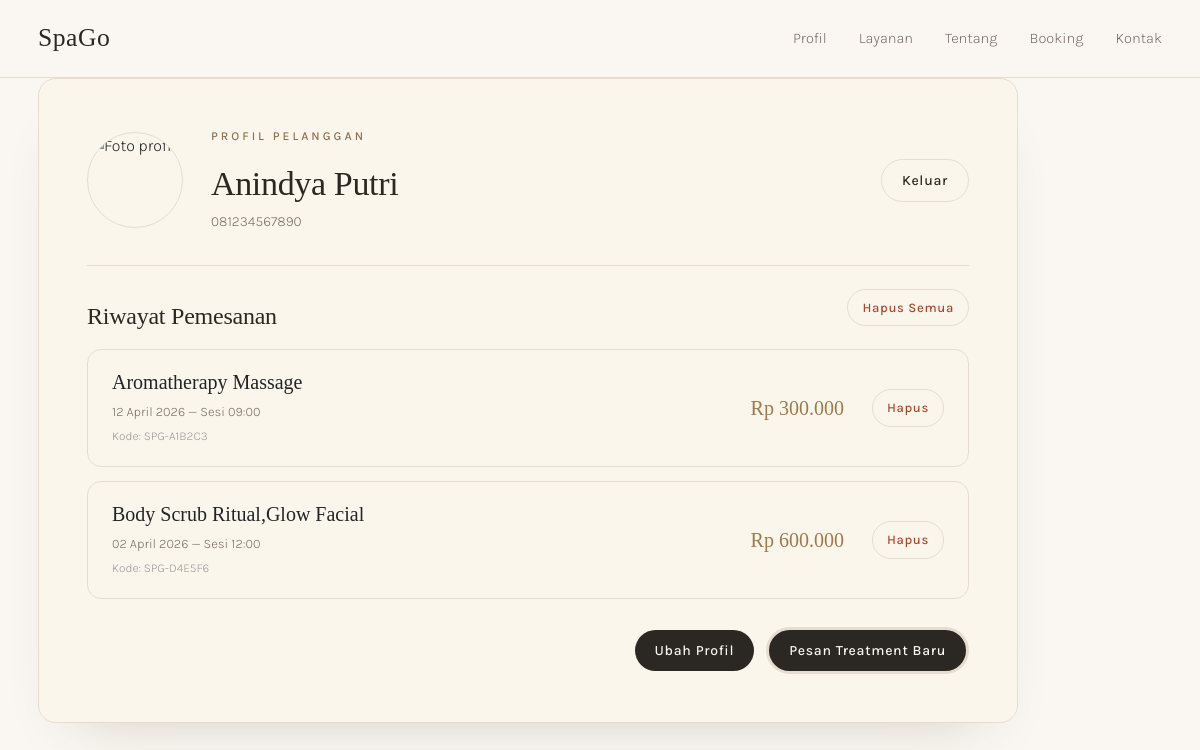
The page /profil.php (signed in) on the database its author committed.
### tables this page shows
CREATE TABLE IF NOT EXISTS `bookings` (
  `id`         INT UNSIGNED    NOT NULL AUTO_INCREMENT,
  `user_id`    INT UNSIGNED    NOT NULL,
  `kode`       VARCHAR(20)     NOT NULL,
  `nama`       VARCHAR(100)    NOT NULL,
  `phone`      VARCHAR(20)     NOT NULL,
  `layanan`    TEXT            NOT NULL,   
  `tanggal`    DATE            NOT NULL,
  `sesi`       VARCHAR(20)     NOT NULL,
  `alamat`     TEXT            NOT NULL,
  `total`      INT UNSIGNED    NOT NULL DEFAULT 0,
  `created_at` DATETIME        NOT NULL DEFAULT CURRENT_TIMESTAMP,
  PRIMARY KEY (`id`),
  UNIQUE KEY `uk_kode` (`kode`),
  CONSTRAINT `fk_booking_user`
    FOREIGN KEY (`user_id`) REFERENCES `users` (`id`)
    ON DELETE CASCADE ON UPDATE CASCADE
);

### profil.php (the view, shortened to what this page needs)
<?php
require 'koneksi.php';
$user    = $_SESSION['user'];
$user_id = $user['id'];
$stmt = $conn->prepare(
    "SELECT id, kode, layanan, tanggal, sesi, total
     FROM bookings
     WHERE user_id = ?
     ORDER BY created_at DESC"
);
$stmt->bind_param('i', $user_id);
$stmt->execute();
$result  = $stmt->get_result();
$riwayat = $result->fetch_all(MYSQLI_ASSOC);
$active    = 'profil';
include 'header.php';
?>
<div class="container">
  <div class="card card-wide">
    <div class="profile-head">
      <img src="../assets/profile.jpg" class="avatar" alt="Foto profil">
      <div style="flex:1">
        <div class="eyebrow">Profil Pelanggan</div>
        <h2><?= htmlspecialchars($user['nama']) ?></h2>
        <div class="meta"><?= htmlspecialchars($user['telepon'] ?? 'Anggota SpaGo') ?></div>
      </div>
      <a href="logout.php" class="btn btn-ghost"
         style="border:1px solid var(--line);border-radius:999px;padding:10px 20px;font-size:14px">Keluar</a>
    </div>
    <div style="display:flex;justify-content:space-between;align-items:center">
      <h3 class="section-title">Riwayat Pemesanan</h3>
      <?php if (!empty($riwayat)): ?>
        <a href="?hapus_semua=1" class="btn btn-danger"
           onclick="return confirm('Hapus semua riwayat?')">Hapus Semua</a>
      <?php endif; ?>
    </div>
    <div class="history">
      <?php if (empty($riwayat)): ?>
        <div class="history-empty">Belum ada riwayat pemesanan.</div>
      <?php else: ?>
        <?php foreach ($riwayat as $r): ?>
          <div class="history-item">
            <div>
              <h4><?= htmlspecialchars($r['layanan']) ?></h4>
              <div class="sub">
                <?= htmlspecialchars(date('d F Y', strtotime($r['tanggal']))) ?>
                &mdash; Sesi <?= htmlspecialchars($r['sesi']) ?>
              </div>
              <div class="sub" style="font-size:12px;color:#999">Kode: <?= htmlspecialchars($r['kode']) ?></div>
            </div>
            <div style="display:flex;align-items:center;gap:12px">
              <span class="price">Rp <?= number_format($r['total'], 0, ',', '.') ?></span>
              <a href="?hapus=<?= $r['id'] ?>" class="btn btn-danger"
                 onclick="return confirm('Hapus riwayat ini?')">Hapus</a>
            </div>
          </div>
        <?php endforeach; ?>
      <?php endif; ?>
    </div>
    <div class="row-actions" style="justify-content:flex-end;gap:12px">
      <a href="updateprofile.php" class="btn btn--primary"
         style="padding:10px 20px;font-size:14px">Ubah Profil</a>
      <a href="booking.php" class="btn btn--ghost"
         style="border:3px solid var(--line);border-radius:999px;padding:10px 20px;font-size:14px">Pesan Treatment Baru</a>
    </div>
  </div>
</div>
</body>
</html>

### header.php (shortened to what this page needs)
<!DOCTYPE html>
<html lang="id">
<head>
<link href="https://cdn.jsdelivr.net/npm/bootstrap@5.3.8/dist/css/bootstrap.min.css"
      rel="stylesheet"
      />
<link rel="stylesheet" href="style.css">
</head>
<body>
  <header class="nav">
    <div class="container nav__inner">
      <a href="index.php" class="brand">SpaGo</a>
      <nav class="nav__links">
        <a href="profil.php" class="<?= ($active??'')==='profile'?'active':'' ?>">Profil</a>
        <a href="layanan.php">Layanan</a>
        <a href="tentang.php">Tentang</a>
        <a href="booking.php">Booking</a>
        <a href="#contact">Kontak</a>
      </nav>
    </div>
  </header>
</body>

### style.css (style rules this page uses)
:root { --bg: #faf7f2; --bg-alt: #f1ebe1; --ink: #2b2722; --muted: #7a716a; --accent: #8a6f4d; --line: #e6ddd0; --radius: 14px; --bg-soft: #efe7d6; --gold: #9c7a4a; --gold-soft: #b89466; --card: #fbf6ec; --danger: #a8472b; }
*, *::before, *::after { box-sizing: border-box; margin: 0; padding: 0; }
html { scroll-behavior: smooth; }
html, body { background: var(--bg); color: var(--ink); font-family: 'Karla', 'Inter', sans-serif; font-weight: 300; line-height: 1.6; -webkit-font-smoothing: antialiased; }
a { color: inherit; text-decoration: none; }
img { max-width: 100%; display: block; }
.container { max-width: 1180px; margin: 0 auto; padding: 0 28px; }
h1, h2, h3 { font-family: 'Cormorant Garamond', serif; font-weight: 500; letter-spacing: -.01em; color: var(--ink); }
h2 { font-size: clamp(2rem, 3.6vw, 3rem); line-height: 1.1; margin-bottom: .5rem; }
h3 { font-size: 1.5rem; margin-bottom: .5rem; }
.eyebrow { font-size: .75rem; letter-spacing: .25em; text-transform: uppercase; color: var(--accent); margin-bottom: 1.2rem; font-weight: 500; }
.nav { position: sticky; top: 0; background: rgba(250, 247, 242, .85); backdrop-filter: blur(10px); border-bottom: 1px solid var(--line); z-index: 50; }
.nav__inner { display: flex; align-items: center; justify-content: space-between; padding: 18px 28px; gap: 24px; }
.nav__links { display: flex; gap: 32px; }
.nav__links a { font-size: .92rem; color: var(--muted); transition: color .2s; text-decoration: none !important; }
.brand { font-family: 'Cormorant Garamond', serif; font-size: 1.6rem; font-weight: 500; letter-spacing: .02em; text-decoration: none; }
.btn { display: inline-flex; align-items: center; justify-content: center; gap: 8px; padding: 14px 28px; border-radius: 999px; border: none; cursor: pointer; font-family: inherit; font-size: .9rem; letter-spacing: .05em; font-weight: 500; transition: all .25s ease; }
.btn--primary { background: var(--ink); color: var(--bg); }
.btn--ghost { background: var(--ink); border: 1px solid var(--ink); color: var(--bg); border-radius: 10px; }
.btn-ghost { background: transparent; color: var(--ink); padding: 14px 8px; }
.btn-danger { background: transparent; color: var(--danger); border: 1px solid var(--line); padding: 8px 14px; font-size: 13px; border-radius: 999px; }
.price { font-family: 'Cormorant Garamond', serif; font-size: 1.4rem; color: var(--accent); font-weight: 500; }
.card { background: var(--card); border: 1px solid var(--line); border-radius: 18px; padding: 48px; width: 100%; max-width: 460px; box-shadow: 0 30px 60px -40px rgba(60, 40, 20, .25); }
.card-wide { max-width: 980px; }
.row-actions { display: flex; align-items: center; gap: 12px; margin-top: 28px; }
.profile-head { display: flex; gap: 28px; align-items: center; padding-bottom: 32px; border-bottom: 1px solid var(--line); }
.avatar { width: 96px; height: 96px; border-radius: 50%; object-fit: cover; border: 1px solid var(--line); }
.profile-head h2 { font-family: 'Cormorant Garamond', serif; font-size: 34px; font-weight: 500; }
.profile-head .meta { color: var(--muted); font-size: 14px; margin-top: 4px; }
.section-title { font-family: 'Cormorant Garamond', serif; font-size: 24px; margin: 36px 0 18px; font-weight: 500; }
.history { display: flex; flex-direction: column; gap: 14px; }
.history-item { display: flex; justify-content: space-between; align-items: center; padding: 20px 24px; background: var(--card); border: 1px solid var(--line); border-radius: 14px; }
.history-item h4 { font-family: 'Cormorant Garamond', serif; font-size: 20px; font-weight: 500; }
.history-item .sub { color: var(--muted); font-size: 13px; margin-top: 4px; }
.history-item .price { font-family: 'Cormorant Garamond', serif; color: var(--gold); font-size: 20px; margin-right: 16px; }

### rows shown on the page
bookings: layanan "Aromatherapy Massage", tanggal "12 April 2026", sesi "09:00", kode "SPG-A1B2C3", total "300.000"
bookings: layanan "Body Scrub Ritual,Glow Facial", tanggal "02 April 2026", sesi "12:00", kode "SPG-D4E5F6", total "600.000"

### other values the page prints
$user['nama'] "Anindya Putri"
$user['telepon'] "081234567890"
